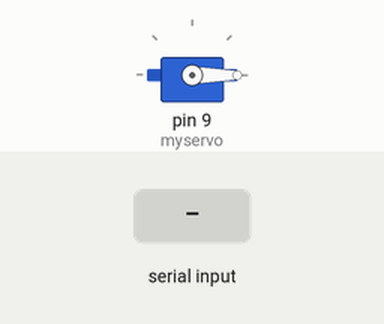
This sketch was run on a simulated Arduino Uno, built with avr-gcc and run on an emulated ATmega328P. Shown: servo. The inputs (shaded band) are chosen by the test bench.

Above: at 1.2 s.
1.3 s: byte 65 ('A') received over Serial
At 1.9 s:
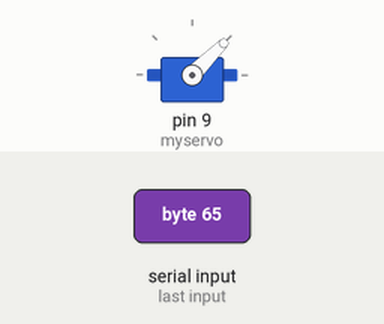
3.8 s: byte 66 ('B') received over Serial
At 4.6 s:
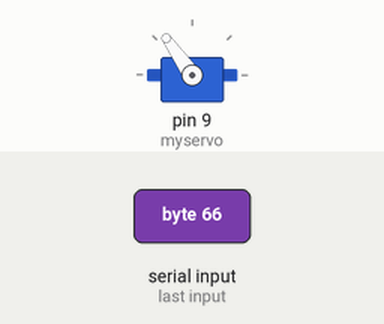
Timing chart, 0 to 6.8 s (numbered marks = the images above; inputs shaded):
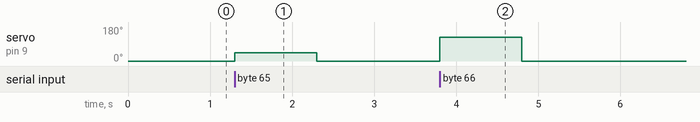

The sketch:

APC_Servo.ino
```cpp
#include <Servo.h>
Servo myservo;
int val=0;

void setup(){
  Serial.begin(9600);
  myservo.attach(9);
  }

void loop(){
  val = Serial.read();
  myservo.write(0);
  if(-1 != val){
    if('A' == val || 'a' == val){
      myservo.write(45);
      delay(1000);}
    else if('B' == val || 'b' == val){
      myservo.write(125);
      delay(1000);}}}
```

Measured:
- after the input at 1.3 s, servo on pin 9 (myservo): 0° → 45° at once, → 0° 1.0 s later
- after the input at 3.8 s, servo on pin 9 (myservo): 0° → 125° at once, → 0° 1.0 s later
